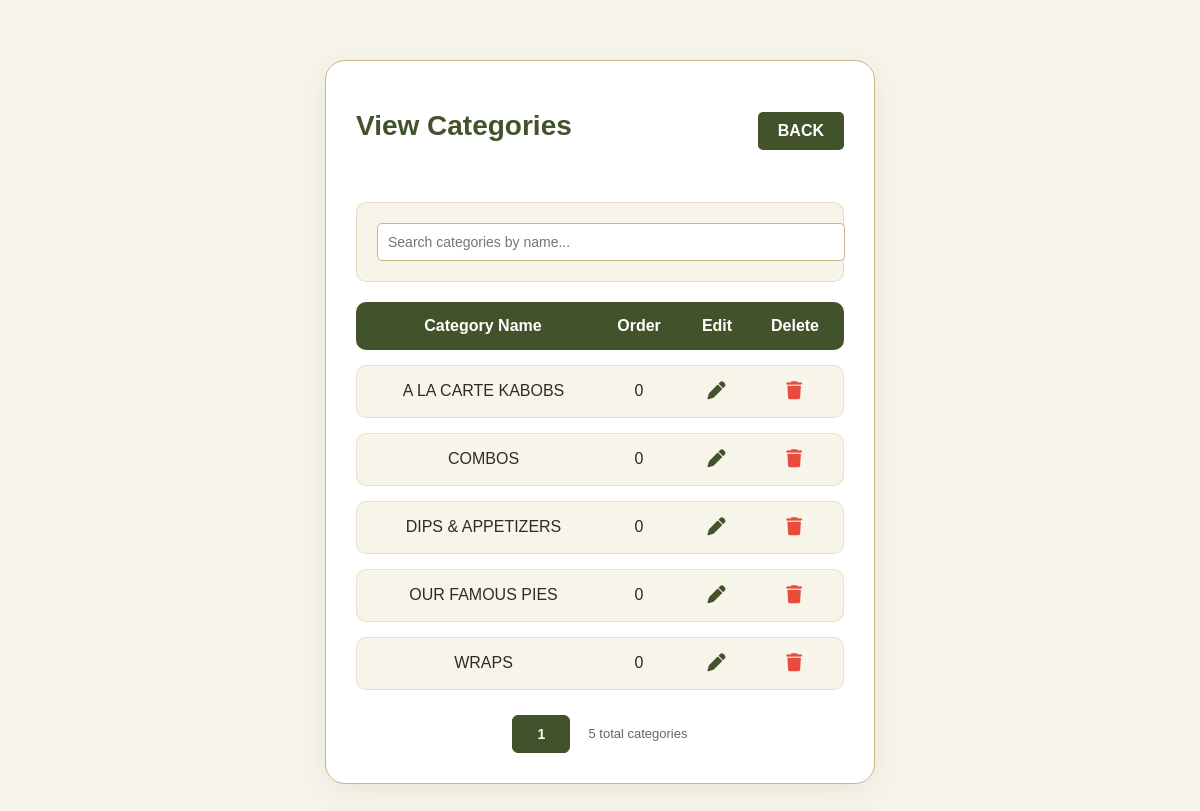
The page /admin/viewCategories (signed in) on the database its author committed.
### tables this page shows
CREATE TABLE `categories` (
  `cat_id` int(11) NOT NULL,
  `cat_name` text NOT NULL,
  `cat_picture` text NOT NULL,
  `cat_icon` text DEFAULT NULL,
  `Order` int(11) NOT NULL,
  `cat_footer` text DEFAULT NULL,
  `cat_footer_bottom` text DEFAULT NULL
);

### admin/viewCategories.php (the view, shortened to what this page needs)
<?php
include "../includes/connection.php";
$search = isset($_GET['search']) ? trim($_GET['search']) : '';
$page = isset($_GET['page']) ? max(1, (int)$_GET['page']) : 1;
$perPage = 10;
?>
<!DOCTYPE html>
<html lang="en">
<head>
    <link rel="stylesheet" href="../assets/css/view.css?v=1.1" />
    <link rel="stylesheet" href="https://cdnjs.cloudflare.com/ajax/libs/font-awesome/6.5.0/css/all.min.css" />
    <link rel="stylesheet" href="../assets/css/admin-shared.css?v=1.1">
</head>
<body>
    <div class="cat-container">
        <div style="display: flex; justify-content: space-between; align-items: center; margin-bottom: 30px;">
            <h1>View Categories</h1>
            <a href="dashboard" class="back-btn">BACK</a>
        </div>
        <div class="controls">
            <form method="GET" class="search-box">
                <input type="text" name="search" placeholder="Search categories by name..." value="<?php echo htmlspecialchars($search); ?>">
            </form>
        </div>
        <?php
        $where = "";
        $params = [];
        $types = "";
        $countStmt = $conn->prepare("SELECT COUNT(*) AS total FROM categories WHERE 1=1" . $where);
        $countStmt->execute();
        $totalCats = (int)$countStmt->get_result()->fetch_assoc()['total'];
        $totalPages = max(1, (int)ceil($totalCats / $perPage));
        $offset = ($page - 1) * $perPage;
        $sql = "SELECT * FROM categories WHERE 1=1" . $where . " ORDER BY `Order` ASC, cat_name LIMIT ? OFFSET ?";
        $params[] = $perPage;
        $params[] = $offset;
        $types .= "ii";
        $stmt = $conn->prepare($sql);
        if (!empty($params)) {
            $stmt->bind_param($types, ...$params);
        }
        $stmt->execute();
        $result = $stmt->get_result();
        if ($result->num_rows > 0) {
            echo '<div class="item-list">';
            echo '<div class="cat-row item-header">';
            echo '<span>Category Name</span>';
            echo '<span>Order</span>';
            echo '<span>Edit</span>';
            echo '<span>Delete</span>';
            echo '</div>';
            while($row = $result->fetch_assoc()) {
                echo "<div class='cat-row'>
                        <span>".htmlspecialchars($row["cat_name"])."</span>
                        <span>".(int)($row['Order'] ?? 0)."</span>
                        <span><a href='editCategory?category=" . urlencode($row["cat_name"]) . "'><i class='fas fa-pen'></i></a></span>
                        <span>
                            <form method='POST' action='deleteCategory' style='display:inline;' onsubmit='return confirm(\"Are you sure?\");'>
                                " . csrf_input() . "
                                <input type='hidden' name='id' value='" . (int)$row["cat_id"] . "'>
                                <button type='submit' style='background:none;border:none;padding:0;cursor:pointer;'><i class='fas fa-trash'></i></button>
                            </form>
                        </span>
                      </div>";
            }
            echo '</div>';
            echo '<div class="pagination">';
            $qp = [];
            for ($i = 1; $i <= $totalPages; $i++):
                $qp['page'] = $i;
                $active = $i === $page ? ' class="page-link active"' : ' class="page-link"';
                echo '<a href="viewCategories?' . http_build_query($qp) . '"' . $active . '>' . $i . '</a>';
            endfor;
            echo '<span class="page-info">' . $totalCats . ' total categories</span>';
            echo '</div>';
        } else {
            echo "<div class='alert alert-info' style='text-align:center; padding: 20px;'>No categories found.</div>";
        }
        ?>
    </div>
</body>
</html>

### assets/css/view.css (style rules this page uses)
body { margin: 0; font-family: "Poppins", Arial, sans-serif; background: #F7F5EA; display: flex; justify-content: center; align-items: flex-start; padding-top: 60px; min-height: 100vh; }
.cat-container { background: white; padding: 30px; border-radius: 20px; border: 1px solid #CBB58B; box-shadow: 0 8px 30px rgba(66, 82, 43, 0.08); width: 100%; max-width: 550px; box-sizing: border-box; }
h1 { text-align: center; margin-bottom: 30px; font-size: 28px; color: #42522B; font-weight: 700; }
.item-list { display: flex; flex-direction: column; gap: 15px; }
.cat-row { display: grid; grid-template-columns: 1.5fr 0.5fr 0.5fr 0.5fr; align-items: center; text-align: center; padding: 15px 10px; border-radius: 10px; background-color: #F7F5EA; border: 1px solid rgba(203, 181, 139, 0.3); font-weight: 500; color: #2B2B2A; }
.item-header { font-weight: 700; background-color: #42522B; color: white; border: none; }
button { padding: 8px 12px; font-size: 14px; border: none; border-radius: 8px; cursor: pointer; font-weight: bold; }
.item-row a, .cat-row a { color: #42522B; font-size: 18px; transition: color 0.2s ease; }
.item-row button, .cat-row button { color: #e74c3c; font-size: 18px; transition: color 0.2s ease; }

### assets/css/admin-shared.css (style rules this page uses)
.controls { margin: 20px 0; padding: 20px; background: #F7F5EA; border: 1px solid rgba(203, 181, 139, 0.4); border-radius: 10px; display: flex; gap: 20px; align-items: center; flex-wrap: wrap; }
.search-box { flex: 1; min-width: 200px; }
.search-box input { width: 100%; padding: 10px; border: 1px solid #CBB58B; border-radius: 5px; font-size: 14px; background: white; }
.back-btn { background: #42522B; color: white; padding: 10px 20px; border: none; border-radius: 5px; cursor: pointer; text-decoration: none; font-weight: 600; transition: all 0.3s ease; }
.pagination { display: flex; gap: 6px; align-items: center; justify-content: center; margin-top: 25px; flex-wrap: wrap; }
.page-link { display: inline-flex; align-items: center; justify-content: center; min-width: 36px; height: 36px; padding: 0 10px; background: white; border: 1px solid #CBB58B; border-radius: 6px; color: #42522B; text-decoration: none; font-size: 14px; font-weight: 600; transition: all 0.2s ease; }
.page-link.active { background: #42522B; color: white; border-color: #42522B; cursor: default; }
.page-info { margin-left: 12px; font-size: 13px; color: #666; }

### rows shown on the page
categories: cat_name "A LA CARTE KABOBS", Order "0"
categories: cat_name "COMBOS", Order "0"
categories: cat_name "DIPS & APPETIZERS", Order "0"
categories: cat_name "OUR FAMOUS PIES", Order "0"
categories: cat_name "WRAPS", Order "0"

### other values the page prints
$totalCats "5"
